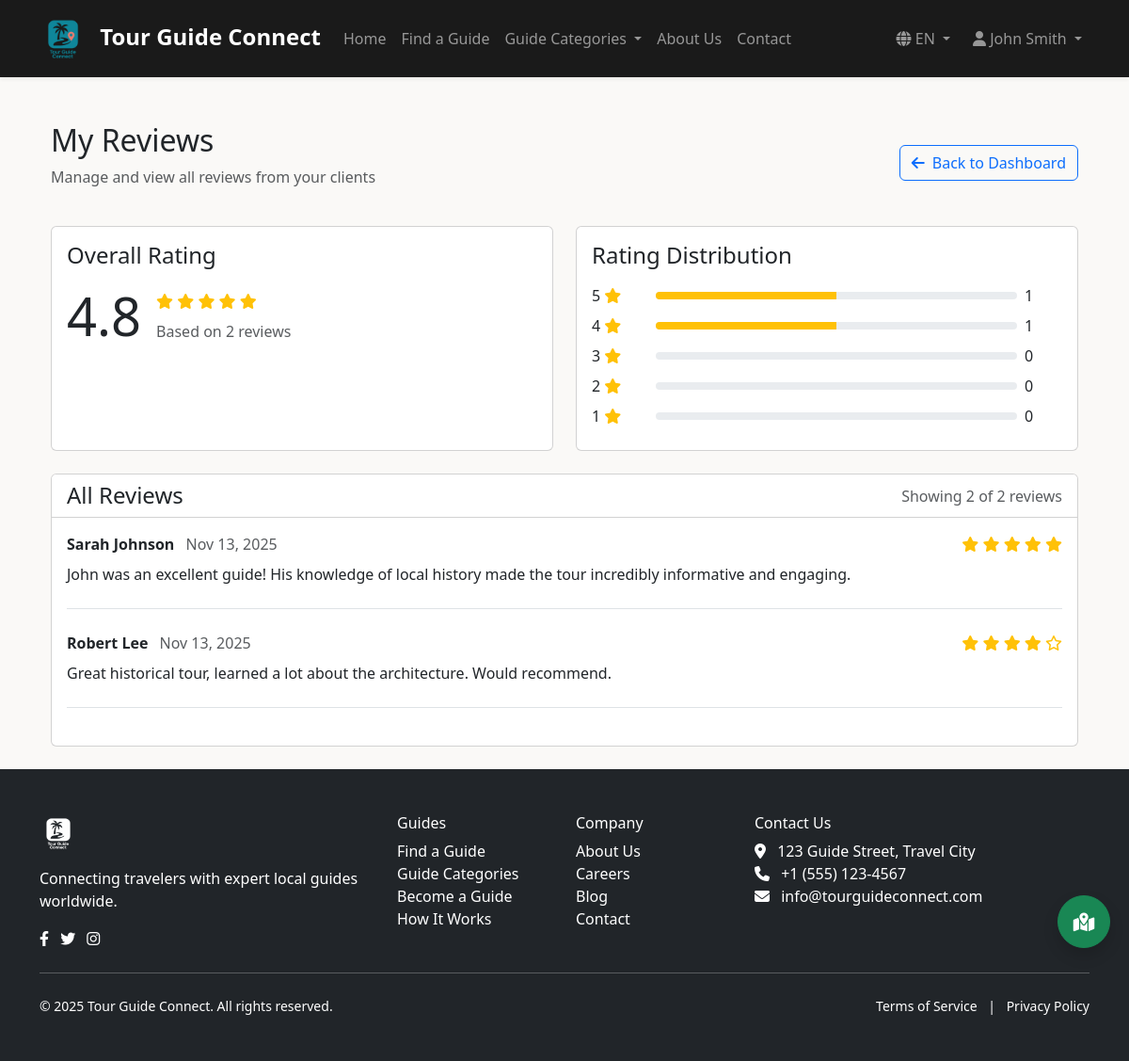
/guide/reviews (signed in), run on the app's committed database.
### tables this page shows
CREATE TABLE guide_profiles (
    id INT AUTO_INCREMENT PRIMARY KEY,
    user_id INT NOT NULL UNIQUE,
    bio TEXT NOT NULL,
    location VARCHAR(100) NOT NULL,
    experience_years INT NOT NULL DEFAULT 0,
    hourly_rate DECIMAL(10, 2) NOT NULL,
    daily_rate DECIMAL(10, 2) NOT NULL,
    available BOOLEAN NOT NULL DEFAULT TRUE,
    featured BOOLEAN NOT NULL DEFAULT FALSE,
    availability_calendar JSON NULL,
    avg_rating DECIMAL(3, 2) DEFAULT 0,
    total_reviews INT DEFAULT 0,
    verified BOOLEAN NOT NULL DEFAULT FALSE,
    certification_info TEXT NULL,
    payment_info TEXT NULL,
    profile_image VARCHAR(255) DEFAULT NULL,
    FOREIGN KEY (user_id) REFERENCES users(id) ON DELETE CASCADE
);

CREATE TABLE guide_reviews (
    id INT AUTO_INCREMENT PRIMARY KEY,
    guide_id INT NOT NULL,
    user_id INT NOT NULL,
    rating INT NOT NULL CHECK (rating BETWEEN 1 AND 5),
    review_text TEXT NULL,
    created_at TIMESTAMP DEFAULT CURRENT_TIMESTAMP,
    updated_at TIMESTAMP DEFAULT CURRENT_TIMESTAMP ON UPDATE CURRENT_TIMESTAMP,
    status ENUM('pending', 'approved', 'rejected') NOT NULL DEFAULT 'pending',
    helpful_votes INT DEFAULT 0,
    FOREIGN KEY (guide_id) REFERENCES guide_profiles(id) ON DELETE CASCADE,
    FOREIGN KEY (user_id) REFERENCES users(id) ON DELETE CASCADE
);

CREATE TABLE users (
    id INT AUTO_INCREMENT PRIMARY KEY,
    name VARCHAR(100) NOT NULL,
    email VARCHAR(100) NOT NULL UNIQUE,
    google_id VARCHAR(255) NULL,
    password VARCHAR(255) NOT NULL,
    user_type ENUM('user', 'guide', 'admin') NOT NULL DEFAULT 'user',
    profile_image VARCHAR(255) DEFAULT 'default.jpg',
    created_at TIMESTAMP DEFAULT CURRENT_TIMESTAMP,
    updated_at TIMESTAMP DEFAULT CURRENT_TIMESTAMP ON UPDATE CURRENT_TIMESTAMP,
    last_login TIMESTAMP NULL,
    status ENUM('active', 'inactive', 'pending', 'banned') NOT NULL DEFAULT 'pending',
    verification_token VARCHAR(100) NULL,
    reset_token VARCHAR(100) NULL,
    reset_token_expires TIMESTAMP NULL,
    phone VARCHAR(20) NULL,
    address TEXT NULL,
    hobbies TEXT NULL,
    UNIQUE INDEX google_id_idx (google_id)
);

### app/controllers/GuideController.php (called while the page is built, shortened)
<?php
class GuideController
{
    private $userModel;
    private $guideModel;
    public function __construct()
    {
        $this->userModel = new UserModel();
        $this->guideModel = new GuideModel();
    }
    private function getGuideProfile($userId)
    {
        if ($this->guideModel && method_exists($this->guideModel, 'getGuideProfileByUserId')) {
            return $this->guideModel->getGuideProfileByUserId($userId);
        }
         $db = new Database();
        $db->query('
            SELECT g.*, u.name, u.email, u.profile_image, u.created_at
            FROM guide_profiles g
            JOIN users u ON g.user_id = u.id
            WHERE u.id = :user_id
        ');
        $db->bind(':user_id', $userId);
        return $db->single();
    }
    private function getApprovedReviewCount($guideId)
    {
        if ($this->guideModel && method_exists($this->guideModel, 'getApprovedReviewCount')) {
            return $this->guideModel->getApprovedReviewCount($guideId);
        }
        $db = new Database();
        $db->query('
            SELECT COUNT(*) as count
            FROM guide_reviews
            WHERE guide_id = :guide_id AND status = "approved"
        ');
        $db->bind(':guide_id', $guideId);
        $result = $db->single();
        return $result ? $result->count : 0;
    }
    public function reviewsList()
    {
        $user = $this->userModel->findUserById($_SESSION['user_id']);
        $guide = $this->getGuideProfile($user->id);
        $reviews = $this->guideModel->getGuideReviews($guide->id);
        $reviewCount = $this->getApprovedReviewCount($guide->id);
        $data = [
            'title' => 'My Reviews',
            'guide' => $guide,
            'reviews' => $reviews,
            'total_reviews' => $reviewCount
        ];
        $this->loadView('tourGuides/GuideDashboard/reviews', $data);
    }
    private function loadView($view, $data = [])
    {
        extract($data);
        require_once VIEW_PATH . '/shares/header.php';
        require_once VIEW_PATH . '/' . $view . '.php';
        require_once VIEW_PATH . '/shares/footer.php';
    }
}

### index.php (called while the page is built, shortened)
<?php
require_once APP_PATH . '/config/database.php';
require_once HELPER_PATH . '/functions.php';
spl_autoload_register(function($className) {
    if (substr($className, -5) === 'Model') {
        $file = MODEL_PATH . '/' . $className . '.php';
        if (file_exists($file)) {
            return;
        }
    }
});
$uri = $_SERVER['REQUEST_URI'];
$base = dirname($_SERVER['SCRIPT_NAME']);
if (strpos($uri, $base) === 0) {
    $uri = substr($uri, strlen($base));
}
$uri = rtrim($uri, '/');
require_once APP_PATH . '/route.php';
handle_custom_routes(trim($uri, '/'), $routes);

### app/helpers/functions.php (called while the page is built, shortened)
<?php
function url($path = '') {
    return URL_ROOT . '/' . $path;
}

### app/config/database.php (called while the page is built, shortened)
<?php
class Database {
    private $host = DB_HOST;
    private $user = DB_USER;
    private $pass = DB_PASS;
    private $dbname = DB_NAME;
    private $dbh;
    private $stmt;
    public function __construct() {
        $dsn = 'mysql:host=' . $this->host . ';dbname=' . $this->dbname . ';charset=utf8mb4';
        $options = [
            PDO::ATTR_PERSISTENT => true,
            PDO::ATTR_ERRMODE => PDO::ERRMODE_EXCEPTION,
            PDO::ATTR_DEFAULT_FETCH_MODE => PDO::FETCH_OBJ,
            PDO::ATTR_EMULATE_PREPARES => false
        ];
        try {
            $this->dbh = new PDO($dsn, $this->user, $this->pass, $options);
        } catch(PDOException $e) {
            $this->error = $e->getMessage();
            error_log('Database Connection Error: ' . $this->error);
            echo '<div style="background-color: #f8d7da; color: #721c24; padding: 10px; margin: 10px 0; border: 1px solid #f5c6cb; border-radius: 5px;">';
            echo '<h3>Database Connection Error</h3>';
            echo '<p>Unable to connect to the database. Please try again later or contact the administrator.</p>';
            if (defined('ENVIRONMENT') && ENVIRONMENT === 'development') {
                echo '<p><strong>Error:</strong> ' . $this->error . '</p>';
            }
            echo '</div>';
            exit;
        }
    }
    public function query($sql) {
        $this->stmt = $this->dbh->prepare($sql);
    }
    public function bind($param, $value, $type = null) {
        if(is_null($type)) {
            switch(true) {
                case is_int($value):
                    $type = PDO::PARAM_INT;
                    break;
            }
        }
        $this->stmt->bindValue($param, $value, $type);
    }
    public function execute() {
        return $this->stmt->execute();
    }
    public function resultSet() {
        $this->execute();
        return $this->stmt->fetchAll();
    }
    public function single() {
        $this->execute();
        return $this->stmt->fetch();
    }
}

### app/models/UserModel.php (called while the page is built, shortened)
<?php
class UserModel
{
    private $db;
    public function __construct()
    {
        $this->db = new Database();
    }
    public function findUserById($id)
    {
        $this->db->query('SELECT * FROM users WHERE id = :id');
        $this->db->bind(':id', $id);
        $row = $this->db->single();
        return $row ? $row : false;
    }
}

### app/models/GuideModel.php (called while the page is built, shortened)
<?php
class GuideModel
{
    private $db;
    public function __construct()
    {
        $this->db = new Database();
    }
    public function getApprovedReviewCount($guideId)
    {
        $this->db->query('
            SELECT COUNT(*) as count
            FROM guide_reviews
            WHERE guide_id = :guide_id AND status = "approved"
        ');
        $this->db->bind(':guide_id', $guideId);
        $result = $this->db->single();
        return $result ? $result->count : 0;
    }
    public function getGuideReviews($guideId, $limit = null, $offset = null)
    {
        $sql = '
            SELECT r.*, u.name
            FROM guide_reviews r
            JOIN users u ON r.user_id = u.id
            WHERE r.guide_id = :guide_id AND r.status = "approved"
            ORDER BY r.created_at DESC
        ';
        $this->db->query($sql);
        $this->db->bind(':guide_id', $guideId);
        return $this->db->resultSet();
    }
    public function getGuideProfileByUserId($userId)
    {
        $this->db->query('
            SELECT g.*, u.name, u.email, u.profile_image, u.created_at
            FROM guide_profiles g
            JOIN users u ON g.user_id = u.id
            WHERE u.id = :user_id
        ');
        $this->db->bind(':user_id', $userId);
        return $this->db->single();
    }
}

### app/views/tourGuides/GuideDashboard/reviews.php (the view, shortened to what this page needs)
<div class="container mt-4">
    <div class="row">
        <div class="col-md-12">
            <div class="d-flex justify-content-between align-items-center mb-4">
                <div>
                    <h2>My Reviews</h2>
                    <p class="text-muted">Manage and view all reviews from your clients</p>
                </div>
                <a href="<?php echo url('guide/dashboard'); ?>" class="btn btn-outline-primary">
                    <i class="fas fa-arrow-left me-2"></i>Back to Dashboard
                </a>
            </div>
            <div class="row mb-4">
                <div class="col-md-6">
                    <div class="card h-100">
                        <div class="card-body">
                            <h4 class="card-title mb-3">Overall Rating</h4>
                            <div class="d-flex align-items-center">
                                <div class="display-4 me-3"><?php echo number_format($guide->avg_rating, 1); ?></div>
                                <div>
                                    <div class="mb-2">
                                        <?php for($i = 1; $i <= 5; $i++): ?>
                                            <?php if($i <= round($guide->avg_rating)): ?>
                                                <i class="fas fa-star text-warning"></i>
                                            <?php else: ?>
                                                <i class="far fa-star text-warning"></i>
                                            <?php endif; ?>
                                        <?php endfor; ?>
                                    </div>
                                    <div class="text-muted">
                                        Based on <?php echo $total_reviews; ?> <?php echo $total_reviews == 1 ? 'review' : 'reviews'; ?>
                                    </div>
                                </div>
                            </div>
                        </div>
                    </div>
                </div>
                <div class="col-md-6">
                    <div class="card h-100">
                        <div class="card-body">
                            <h4 class="card-title mb-3">Rating Distribution</h4>
                            <?php
                            $ratingCounts = array_fill(1, 5, 0);
                            foreach ($reviews as $review) {
                                $ratingCounts[$review->rating]++;
                            }
                            for ($i = 5; $i >= 1; $i--):
                                $percentage = $total_reviews > 0 ? ($ratingCounts[$i] / $total_reviews) * 100 : 0;
                            ?>
                                <div class="mb-2">
                                    <div class="d-flex align-items-center">
                                        <div class="me-2" style="width: 60px;">
                                            <?php echo $i; ?> <i class="fas fa-star text-warning"></i>
                                        </div>
                                        <div class="progress flex-grow-1" style="height: 8px;">
                                            <div class="progress-bar bg-warning" role="progressbar"
                                                 style="width: <?php echo $percentage; ?>%"
                                                 aria-valuenow="<?php echo $percentage; ?>"
                                                 aria-valuemin="0"
                                                 aria-valuemax="100"></div>
                                        </div>
                                        <div class="ms-2" style="width: 40px;">
                                            <?php echo $ratingCounts[$i]; ?>
                                        </div>
                                    </div>
                                </div>
                            <?php endfor; ?>
                        </div>
                    </div>
                </div>
            </div>
            <div class="card">
                <div class="card-header bg-white d-flex justify-content-between align-items-center">
                    <h4 class="mb-0">All Reviews</h4>
                    <div class="text-muted">
                        Showing <?php echo count($reviews); ?> of <?php echo $total_reviews; ?> reviews
                    </div>
                </div>
                <div class="card-body">
                    <?php if(!empty($reviews)): ?>
                        <?php foreach($reviews as $review): ?>
                            <div class="mb-4 pb-4 border-bottom">
                                <div class="d-flex justify-content-between mb-2">
                                    <div>
                                        <span class="fw-bold"><?php echo htmlspecialchars($review->name); ?></span>
                                        <span class="text-muted ms-2"><?php echo date('M d, Y', strtotime($review->created_at)); ?></span>
                                    </div>
                                    <div>
                                        <?php for($i = 1; $i <= 5; $i++): ?>
                                            <?php if($i <= $review->rating): ?>
                                                <i class="fas fa-star text-warning"></i>
                                            <?php else: ?>
                                                <i class="far fa-star text-warning"></i>
                                            <?php endif; ?>
                                        <?php endfor; ?>
                                    </div>
                                </div>
                                <p class="mb-0"><?php echo htmlspecialchars($review->review_text); ?></p>
                            </div>
                        <?php endforeach; ?>
                    <?php else: ?>
                        <div class="alert alert-info mb-0">
                            <i class="fas fa-info-circle me-2"></i> You don't have any reviews yet.
                        </div>
                    <?php endif; ?>
                </div>
            </div>
        </div>
    </div>
</div>

### app/route.php (shortened to what this page needs)
<?php
function handle_custom_routes($uri, $routes) {
    foreach ($routes as $route) {
        if (preg_match($route['pattern'], $uri, $matches)) {
            $controller = new $route['controller']();
            $params = [];
            call_user_func_array([$controller, $route['method']], $params);
            exit;
        }
    }
}

### public/css/style.css (style rules this page uses)
:root { --primary-green: #4CAF50; --orange: #FF9800; --dark-bg: #1a1a1a; --darker-bg: #2a2a2a; --light-gray: #f5f5f5; --warm-beige: #faf9f7; --warm-cream: #fffef9; }
body { background-color: var(--warm-beige) !important; min-height: 100vh; }
* { transition: color 0.3s ease, background-color 0.3s ease; }
.card { background-color: #ffffff !important; }

### data on the page
guide_profiles: avg_rating "4.8"
guide_reviews: user.name "Sarah Johnson", created_at "Nov 13, 2025", rating 5 (drawn), review_text "John was an excellent guide! His knowledge of local history made the tour incredibly informative and engaging."
guide_reviews: user.name "Robert Lee", created_at "Nov 13, 2025", rating 4 (drawn), review_text "Great historical tour, learned a lot about the architecture. Would recommend."

### other printed values
$ratingCounts[$i] "1"
$ratingCounts[$i] "0"
count($reviews) "2"
